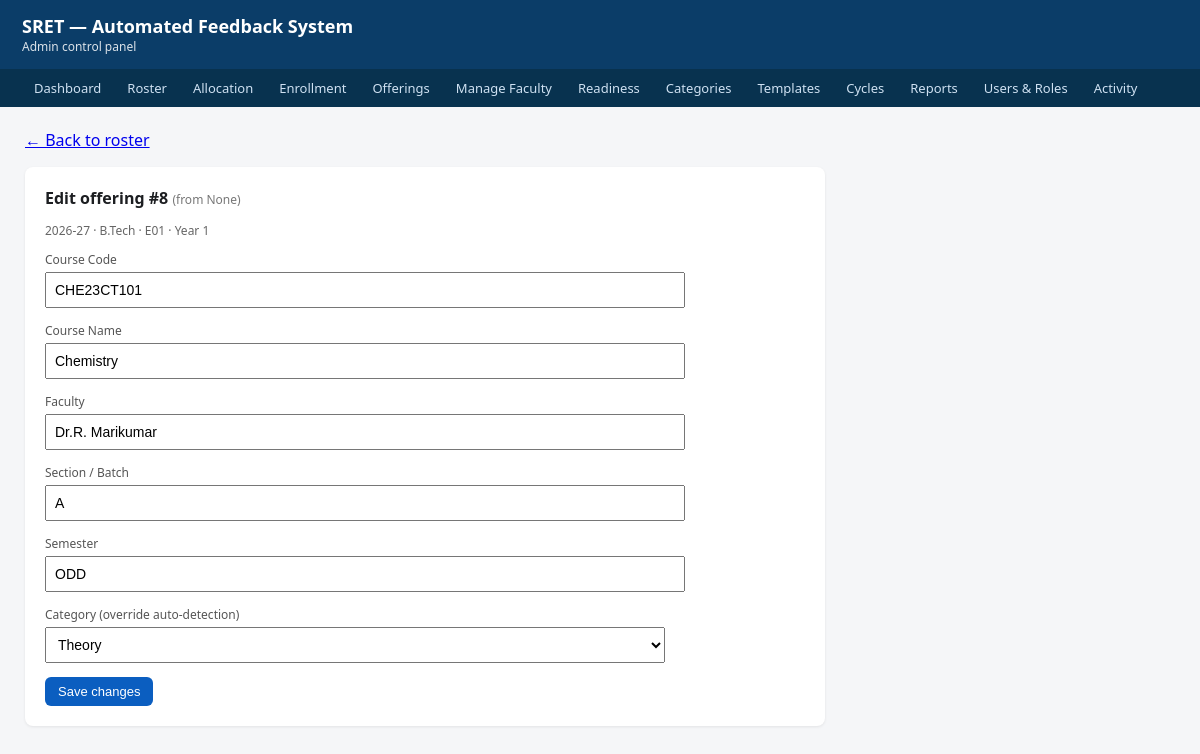
The page /admin/roster/8/edit on the database its author committed.
### tables this page shows
CREATE TABLE offering (
    id             INTEGER PRIMARY KEY AUTOINCREMENT,
    cycle_code     TEXT    NOT NULL,         -- which cycle's allocation this belongs to (scope)
    academic_year  TEXT    NOT NULL,         -- 'AY 2026-27' (kept for report headers + filenames)
    semester       TEXT,                     -- 'ODD'/'EVEN' (spec §7.2) — free-form, editable
    programme      TEXT,                     -- display label 'B.Tech'/'B.Sc'/'M.Sc'
    dept_code      TEXT    NOT NULL,         -- programme code E01…E81 (must exist in programme master)
    year_of_study  INTEGER NOT NULL,         -- 1..4 — must match a roster row (cross-check §7.2)
    section        TEXT    NOT NULL DEFAULT 'NA', -- 'A'/'B' or 'NA' if the class is not divided
    course_code    TEXT    NOT NULL,         -- e.g. 'CS4001'
    course_name    TEXT,                     -- e.g. 'Cloud Computing'
    course_type    TEXT    NOT NULL DEFAULT 'CORE', -- CORE / ELECTIVE / LAB / PROJECT (spec §7.2, §7.4)
    elective_basket TEXT,                    -- 'Elective-I' — required iff course_type=ELECTIVE
    faculty         TEXT,                    -- faculty display name, e.g. 'Dr. Priya R'
    faculty_email   TEXT,                    -- institutional email (validated at upload §7.2)
    faculty_id      TEXT,                    -- stable key across cycles, e.g. 'SRET1234'
    role            TEXT NOT NULL DEFAULT 'Primary', -- 'Primary' / 'Co-teacher'
    expected_students INTEGER,               -- optional; blank for electives (derived from enrollment)
    category_id     INTEGER,                 -- FK to category; auto-detected from code, editable
    source_sheet    TEXT,                    -- audit trail if produced by the migration helper
    source_cell     TEXT,                    -- audit trail if produced by the migration helper
    FOREIGN KEY (category_id) REFERENCES category(id)
);

### admin/routes.py (the view, shortened to what this page needs)
@admin_bp.route("/roster/<int:offering_id>/edit", methods=["GET", "POST"])
def roster_edit(offering_id: int):
    conn = get_master()
    categories = conn.execute(
        "SELECT id, name FROM category ORDER BY id").fetchall()
    offering = conn.execute(
        "SELECT * FROM offering WHERE id=?", (offering_id,)).fetchone()
    conn.close()
    if offering is None:
        flash("Offering not found.", "error")
        return redirect(url_for("admin.roster_list"))
    return render_template("roster_edit.html",
                           offering=offering, categories=categories)

### activity_log.py (called while the page is built, shortened)
def _should_log(response):
    if request.blueprint == "student":
        return False
    if request.endpoint == "static" or request.endpoint is None:
        return False
    if request.method in _MUTATING_METHODS:
        return True
    if request.endpoint in SENSITIVE_GET:
        return True
    return False

def _after_request(response):
    try:
        if not _should_log(response):
            return response
    except Exception as exc:            # noqa: BLE001 — the hook must be bullet-proof
        print("activity_log: after_request hook error — %s" % exc, file=sys.stderr)
    return response

### db.py (called while the page is built)
def _configure(conn: sqlite3.Connection) -> sqlite3.Connection:
    conn.row_factory = sqlite3.Row
    conn.execute("PRAGMA journal_mode=WAL;")
    conn.execute("PRAGMA foreign_keys=ON;")
    conn.execute("PRAGMA synchronous=NORMAL;")
    return conn

def _ensure_data_dir() -> None:
    os.makedirs(Config.DATA_DIR, exist_ok=True)

def get_master() -> sqlite3.Connection:
    _ensure_data_dir()
    conn = sqlite3.connect(Config.MASTER_DB)
    return _configure(conn)

### templates/roster_edit.html (shortened to what this page needs)
{% extends "base.html" %}
{% block content %}
  <p><a href="{{ url_for('admin.roster_list') }}">&larr; Back to roster</a></p>
  <div class="card">
    <h2 style="margin-top:0;font-size:16px;">
      Edit offering #{{ offering.id }}
      <span style="font-weight:normal;font-size:12px;color:#777;">
        (from {{ offering.source_cell }})
      </span>
    </h2>
    <p style="font-size:12px;color:#666;">
      {{ offering.academic_year }} · {{ offering.programme }} ·
      {{ offering.dept_code }} · Year {{ offering.year_of_study }}
    </p>
    <form method="post" action="{{ url_for('admin.roster_edit', offering_id=offering.id) }}">
      <div class="field">
        <label>Course Code</label>
        <input type="text" name="course_code" value="{{ offering.course_code }}">
      </div>
      <div class="field">
        <label>Course Name</label>
        <input type="text" name="course_name" value="{{ offering.course_name or '' }}">
      </div>
      <div class="field">
        <label>Faculty</label>
        <input type="text" name="faculty" value="{{ offering.faculty or '' }}">
      </div>
      <div class="field">
        <label>Section / Batch</label>
        <input type="text" name="section" value="{{ offering.section or '' }}">
      </div>
      <div class="field">
        <label>Semester</label>
        <input type="text" name="semester" value="{{ offering.semester if offering.semester is not none else '' }}">
      </div>
      <div class="field">
        <label>Category (override auto-detection)</label>
        <select name="category_id">
          {% for c in categories %}
            <option value="{{ c.id }}" {{ 'selected' if c.id==offering.category_id }}>{{ c.name }}</option>
          {% endfor %}
        </select>
      </div>
      <button class="btn" type="submit">Save changes</button>
    </form>
  </div>
{% endblock %}

### templates/base.html (style rules this page uses)
body { font-family: system-ui, Arial, sans-serif; margin: 0; background:#f5f6f8; color:#1c1e21; }
a.btn, button.btn { display:inline-block; background:#0b5ec0; color:#fff; border:none; padding:7px 13px; border-radius:6px; font-size:13px; text-decoration:none; cursor:pointer; }
.field { margin-bottom:14px; }
.field label { display:block; font-size:12px; color:#555; margin-bottom:4px; }
.field input, .field select, .field textarea { width:100%; max-width:620px; padding:8px; font-size:14px; }
.card { background:#fff; padding:20px; border-radius:8px; box-shadow:0 1px 3px rgba(0,0,0,.08); max-width:760px; margin-bottom:16px; }

### rows shown on the page
offering: id "8", academic_year "2026-27", programme "B.Tech", dept_code "E01", year_of_study "1", course_code "CHE23CT101", course_name "Chemistry", faculty "Dr.R. Marikumar", section "A", semester "ODD"

### other values the page prints
{{ offering.source_cell }} "None"
form field category_id "Theory"
